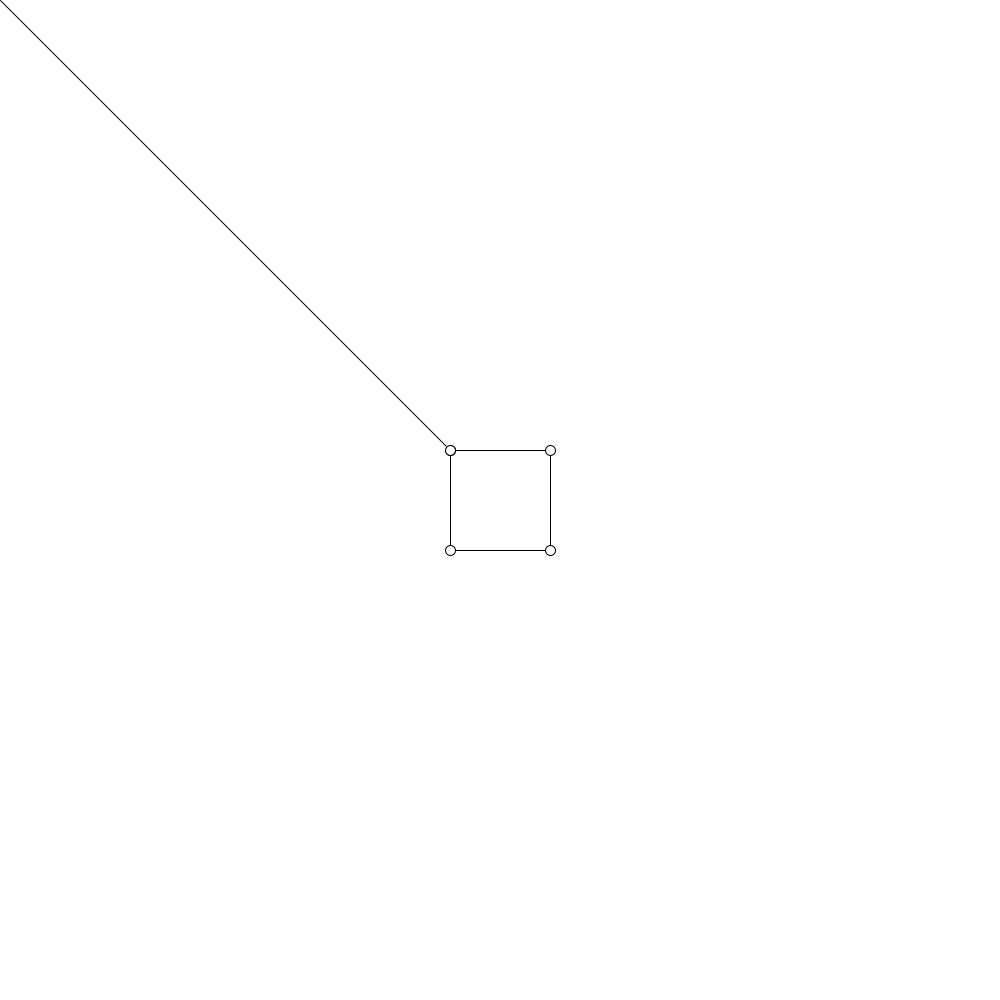
Frame 1 (no input)
Frame 60 (the mouse pressed at the canvas centre just before this capture): identical to frame 1, image omitted
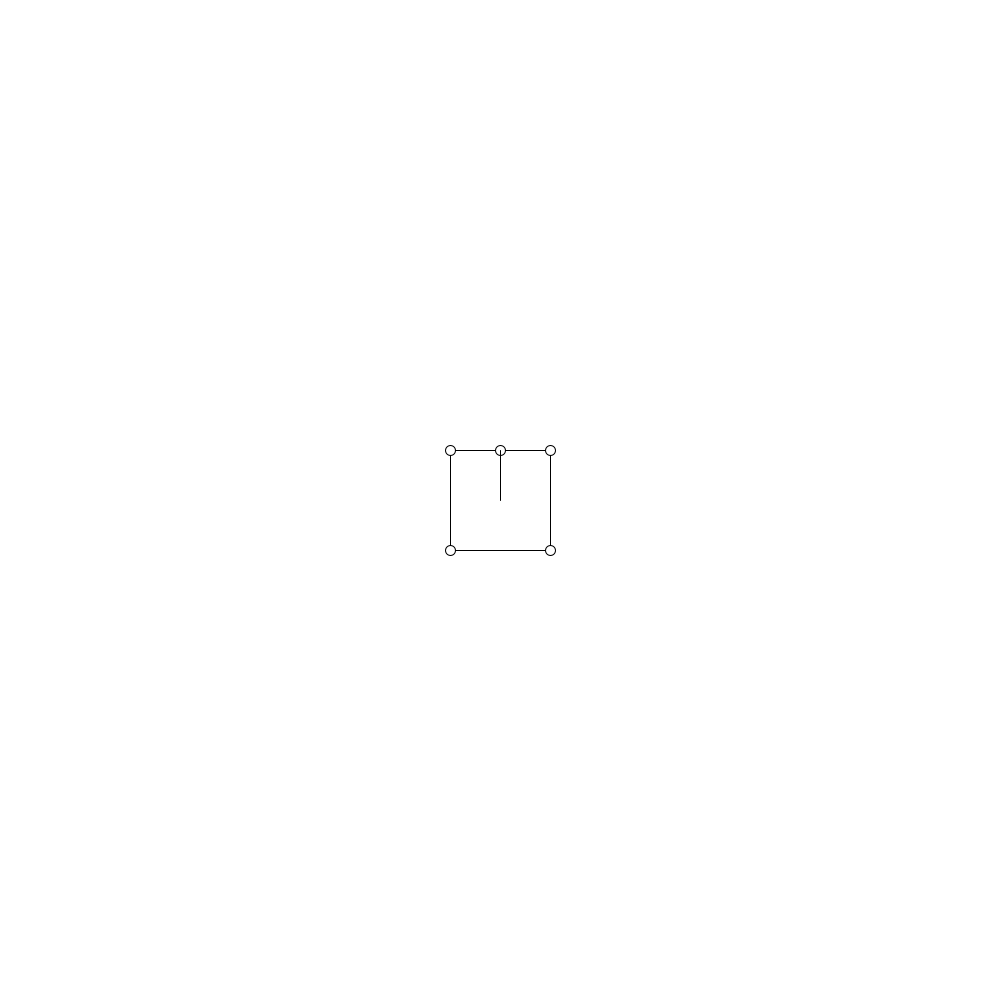
Frame 120 (the mouse held since frame 60 and released just before this capture)

The Processing sketch that drew these frames (run headless with seeded random() and noise(); from frame 60 on, the mouse is pressed at the canvas centre):

// Processing sketch: box_extrude
// ── box_extrude.pde
/*
This is a Processing version of the p5.js code box-extrude.js.
It uses some functions from utils.js.

box-extrude.js BY Anders Hoff, a.k.a. inconvergent (inconvergent.net)
Processing version BY Lali Barriere (lalibarriere.net)

p5.js code can be found at
https://github.com/inconvergent/inconvergent-sandbox
*/

ArrayList<PVector> vertexs;
ArrayList<Integer> path;
int selectedEdge;

//------------------------------------------------------
void setup() {
  size(1000, 1000);

  // get a box in the middle of the canvas.
  // width: w, height: h
  vertexs = new ArrayList<PVector>();
  float x = width/2;
  float w = width/20;
  float y = height/2;
  float h = height/20;
  vertexs.add(new PVector(x-w, y-h));
  vertexs.add(new PVector(x+w, y-h));
  vertexs.add(new PVector(x+w, y+h));
  vertexs.add(new PVector(x-w, y+h));

  // make a path that denotes the order of the initial vertices.
  // the path starts and stops at the first vertex.
  // in this case [0, 1, 2, 3, 0]
  path = new ArrayList<Integer>();
  for (int i=0; i<vertexs.size(); i++) {
    path.add(i);
  }
  path.add(0);
}

//------------------------------------------------------
void draw() {
  background(255);

  // draw the path
  PVector q = vertexs.get(path.get(0));
  for (int i=1; i<path.size(); i++) {
    PVector p = q;
    q = vertexs.get(path.get(i));
    line(p.x, p.y, q.x, q.y);
  }

  // find the edge closest to the mouse.
  selectedEdge = lineDistanceMouse();

  for (PVector v : vertexs) {
    ellipse(v.x, v.y, 10, 10);
  }
}

//------------------------------------------------------
void mouseClicked() {
  extrudeEdge(selectedEdge);
}

//------------------------------------------------------
//------------------------------------------------------
//------------------------------------------------------
int lineDistanceMouse() {
  float dst = 1000000;
  int e = 0;
  PVector p = new PVector();
  PVector m = new PVector(mouseX, mouseY);

  // for every edge, calulate the distance to mouse
  for (int i=0; i<path.size()-1; i++) {
    Distance distance = linePointDistance(
      vertexs.get(path.get(i)), vertexs.get(path.get(i+1)), m);
    // if the new distance is closer than current closest distance, update.
    if (distance.d<dst) {
      dst = distance.d;
      e = i;
      p = distance.p;
    }
  }

  // show a path to the closest edge
  ellipse(p.x, p.y, 10, 10);
  line(m.x, m.y, p.x, p.y);

  //retrun index of the (first vertex of the) edge
  return e;
}


//------------------------------------------------------
void extrudeEdge(int e) {
  int numVerts = vertexs.size();

  // e is the index of the first vertex of the edge. so that the edge consists
  // of vertices state.path[e], and state.path[e+1]
  int a = path.get(e);
  int b = path.get(e+1);

  // get the actual vertices
  PVector va = vertexs.get(a);
  PVector vb = vertexs.get(b);

  // the vector between va and vb.
  // normalize to get a vector of length 1
  PVector angleVec = vb.copy().sub(va).normalize();

  // convert to the angle, and rotate it by pi*0.5 (equivalent to 90 degrees)
  float angle = atan2(angleVec.y, angleVec.x)-HALF_PI;

  // get a number between 20 and 100
  float mag = random(20, 100);

  //convert the angle back to vector, of length mag
  PVector v = PVector.fromAngle(angle).setMag(mag);

  // with a 40 percent probability, displace v inside a circle of radius
  // mag*0.7
  if (random(1)<0.4) {
    PVector aa = PVector.fromAngle(random(TWO_PI));
    v.add(aa.mult(mag*0.7));
  }

  // add the vertices of the extruded edge
  vertexs.add(va.copy().add(v));
  vertexs.add(vb.copy().add(v));

  // now we split the existing path in two halves, and insert the new vertices
  ArrayList<Integer> newPath = new ArrayList<Integer>();
  // this is the first part of the path
  for (int i=0; i<=e; i++) {
    newPath.add(path.get(i));
  }
  // add the new vertices
  newPath.add(numVerts);
  newPath.add(numVerts+1);

  // this is last part of the path.
  for (int i=e+1; i<path.size(); i++) {
    newPath.add(path.get(i));
  }

  // update the path
  path = newPath;
}

//------------------------------------------------------
// from utils.js
//
// distance from line AB to point v
Distance linePointDistance(PVector A, PVector B, PVector v) {
  // find the closest point on line AB to point v.
  // returns the distance (dst), s, and p so that
  // p = PVector.lerp(A, B, s) is the point on AB closest to v.
  Distance dst= new Distance(0, 0, new PVector());

  float l = A.dist(B);
  l=l*l;
  if (l <= 0) { // line is a point
    dst.d = A.dist(v);
    dst.s = 0;
    dst.p = A.copy();
    return dst;
  }


  float t = min(1, max(0, (((v.x - A.x)*(B.x-A.x)+
    (v.y-A.y)*(B.y-A.y)))/l));
  PVector pp = A.copy().lerp(B, t);  
  dst.d = v.dist(pp);
  dst.s = t;
  dst.p = pp;
  return dst;
}

// ── Distance.pde
class Distance{
  float s;
  float d;
  PVector p;
  
  Distance(float ss, float dd, PVector pp){
    s = ss;
    d = dd;
    p = pp;
  }
}
